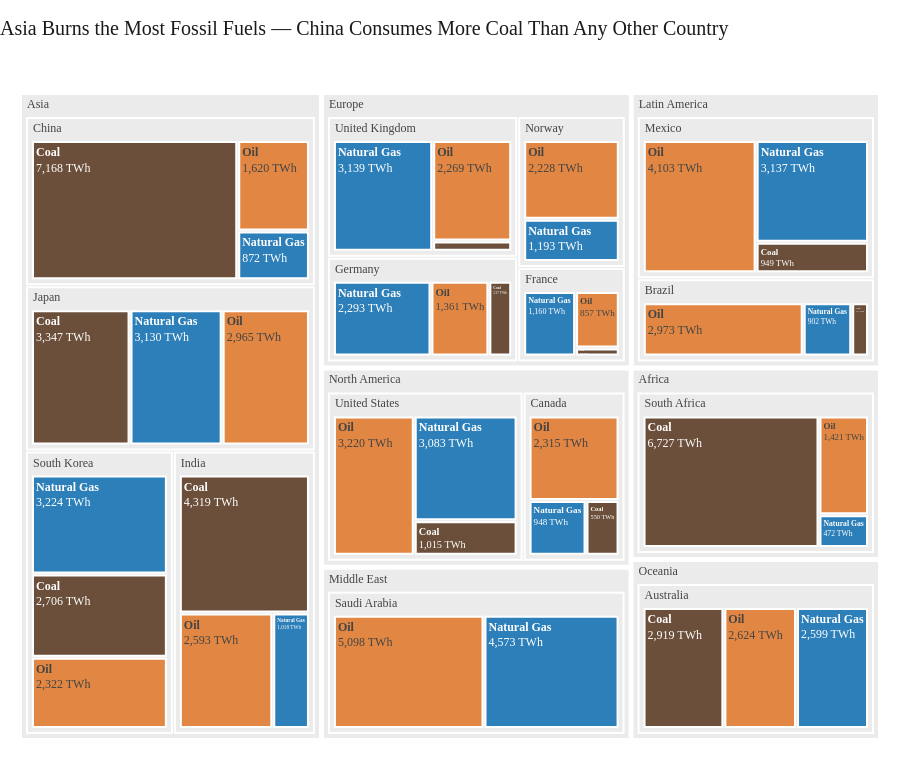

Notebook code for this chart:
### Markdown cell above
## Task 1 — Treemap: fossil fuel dependency by country

**What to build:** A treemap showing **fossil fuel TWh only**, broken down by Region → Country → Source (Coal / Oil / Natural Gas).

**Requirements:**
- Filter to fossil sources only before plotting
- Use `path=['Region', 'Country', 'Source']` for the hierarchy
- Colour encodes the fossil source type (Coal / Oil / Natural Gas) with a CVD-safe palette
- Show TWh values in labels — no percentages
- Grey out parent nodes (Region and Country level)
- Insight title naming which region or country is most fossil-dependent

> 💡 `df.loc[df['Source_Type'] == 'Fossil']`

### Code cell
# TASK 1 — Treemap: Fossil Fuel Dependency by Country

# Filter fossil fuels only
fossil = df.loc[df['Source_Type'] == 'Fossil'].copy()

COAL_COLOR  = '#6B4F3A'   # softened brown
OIL_COLOR   = '#E28743'   # medium-orange
GAS_COLOR   = '#2C7FB8'   # professional blue

PARENT_GREY = '#EBEBEB'

fossil_color_map = {
    'Coal': COAL_COLOR,
    'Oil': OIL_COLOR,
    'Natural Gas': GAS_COLOR,
}

fig = px.treemap(
    fossil,
    path=['Region', 'Country', 'Source'],
    values='TWh',
    color='Source',
    color_discrete_map=fossil_color_map,
    height=760,
)

leaf_colors = set(fossil_color_map.values())

node_colors = list(fig.data[0].marker.colors)

fig.data[0].marker.colors = [
    c if c in leaf_colors else PARENT_GREY
    for c in node_colors
]

fig.update_traces(

    texttemplate='<b>%{label}</b><br>%{value:,.0f} TWh',

    textfont=dict(
        family='Calibri',
        size=12
    ),

    marker=dict(
        line=dict(
            color='white',
            width=2
        )
    ),

    hovertemplate=(
        '<b>%{label}</b><br>'
        '%{value:,.0f} TWh'
        '<extra></extra>'
    ),
)

fig.update_layout(

    title=dict(
        text=(
            'Asia Burns the Most Fossil Fuels — '
            'China Consumes More Coal Than Any Other Country'
        ),

        font=dict(
            family='Calibri',
            size=20,
            color='#1A1A1A'
        ),

        x=0,
        xanchor='left'
    ),

    font=dict(
        family='Calibri',
        size=12,
        color='#1A1A1A'
    ),

    margin=dict(
        l=15,
        r=15,
        t=70,
        b=15
    ),

    paper_bgcolor='white',
)

fig.show()

### Figure 1 — Plotly figure (JSON) as saved in the notebook; plotly's stock layout.template omitted (floating-point values rounded to 4 significant figures)
{"data": [{"branchvalues": "total", "customdata": [["(?)"], ["(?)"], ["(?)"], ["(?)"], ["(?)"], ["(?)"], ["(?)"], ["(?)"], ["(?)"], ["(?)"], ["(?)"], ["(?)"], ["(?)"], ["(?)"], ["(?)"], ["(?)"], ["(?)"], ["(?)"], ["(?)"], ["(?)"], ["(?)"], ["(?)"], ["Coal"], ["Coal"], ["Coal"], ["Coal"], ["Coal"], ["Coal"], ["Coal"], ["Coal"], ["Coal"], ["Coal"], ["Coal"], ["Coal"], ["Coal"], ["Natural Gas"], ["Natural Gas"], ["Natural Gas"], ["Natural Gas"], ["Natural Gas"], ["Natural Gas"], ["Natural Gas"], ["Natural Gas"], ["Natural Gas"], ["Natural Gas"], ["Natural Gas"], ["Natural Gas"], ["Natural Gas"], ["Natural Gas"], ["Natural Gas"], ["Oil"], ["Oil"], ["Oil"], ["Oil"], ["Oil"], ["Oil"], ["Oil"], ["Oil"], ["Oil"], ["Oil"], ["Oil"], ["Oil"], ["Oil"], ["Oil"], ["Oil"]], "domain": {"x": [0, 1], "y": [0, 1]}, "hovertemplate": "<b>%{label}</b><br>%{value:,.0f} TWh<extra></extra>", "ids": ["Africa", "North America/United States", "Asia/China", "Europe/Germany", "Europe/France", "Europe/United Kingdom", "Asia/India", "Latin America/Brazil", "Oceania/Australia", "Middle East", "Asia/South Korea", "Asia/Japan", "Middle East/Saudi Arabia", "Africa/South Africa", "North America/Canada", "Latin America/Mexico", "North America", "Asia", "Europe", "Latin America", "Oceania", "Europe/Norway", "Latin America/Mexico/Coal", "North America/Canada/Coal", "Africa/South Africa/Coal", "Asia/South Korea/Coal", "North America/United States/Coal", "Latin America/Brazil/Coal", "Europe/France/Coal", "Asia/India/Coal", "Asia/Japan/Coal", "Asia/China/Coal", "Europe/Germany/Coal", "Europe/United Kingdom/Coal", "Oceania/Australia/Coal", "Europe/United Kingdom/Natural Gas", "Europe/Germany/Natural Gas", "Asia/India/Natural Gas", "Asia/Japan/Natural Gas", "Latin America/Brazil/Natural Gas", "Latin America/Mexico/Natural Gas", "North America/Canada/Natural Gas", "Africa/South Africa/Natural Gas", "Oceania/Australia/Natural Gas", "Middle East/Saudi Arabia/Natural Gas", "Europe/Norway/Natural Gas", "North America/United States/Natural Gas", "Asia/South Korea/Natural Gas", "Asia/China/Natural Gas", "Europe/France/Natural Gas", "Asia/China/Oil", "Europe/Germany/Oil", "North America/United States/Oil", "Asia/Japan/Oil", "Europe/United Kingdom/Oil", "Asia/India/Oil", "Latin America/Brazil/Oil", "Latin America/Mexico/Oil", "North America/Canada/Oil", "Oceania/Australia/Oil", "Africa/South Africa/Oil", "Europe/Norway/Oil", "Asia/South Korea/Oil", "Europe/France/Oil", "Middle East/Saudi Arabia/Oil"], "labels": ["Africa", "United States", "China", "Germany", "France", "United Kingdom", "India", "Brazil", "Australia", "Middle East", "South Korea", "Japan", "Saudi Arabia", "South Africa", "Canada", "Mexico", "North America", "Asia", "Europe", "Latin America", "Oceania", "Norway", "Coal", "Coal", "Coal", "Coal", "Coal", "Coal", "Coal", "Coal", "Coal", "Coal", "Coal", "Coal", "Coal", "Natural Gas", "Natural Gas", "Natural Gas", "Natural Gas", "Natural Gas", "Natural Gas", "Natural Gas", "Natural Gas", "Natural Gas", "Natural Gas", "Natural Gas", "Natural Gas", "Natural Gas", "Natural Gas", "Natural Gas", "Oil", "Oil", "Oil", "Oil", "Oil", "Oil", "Oil", "Oil", "Oil", "Oil", "Oil", "Oil", "Oil", "Oil", "Oil"], "marker": {"colors": ["#EBEBEB", "#EBEBEB", "#EBEBEB", "#EBEBEB", "#EBEBEB", "#EBEBEB", "#EBEBEB", "#EBEBEB", "#EBEBEB", "#EBEBEB", "#EBEBEB", "#EBEBEB", "#EBEBEB", "#EBEBEB", "#EBEBEB", "#EBEBEB", "#EBEBEB", "#EBEBEB", "#EBEBEB", "#EBEBEB", "#EBEBEB", "#EBEBEB", "#6B4F3A", "#6B4F3A", "#6B4F3A", "#6B4F3A", "#6B4F3A", "#6B4F3A", "#6B4F3A", "#6B4F3A", "#6B4F3A", "#6B4F3A", "#6B4F3A", "#6B4F3A", "#6B4F3A", "#2C7FB8", "#2C7FB8", "#2C7FB8", "#2C7FB8", "#2C7FB8", "#2C7FB8", "#2C7FB8", "#2C7FB8", "#2C7FB8", "#2C7FB8", "#2C7FB8", "#2C7FB8", "#2C7FB8", "#2C7FB8", "#2C7FB8", "#E28743", "#E28743", "#E28743", "#E28743", "#E28743", "#E28743", "#E28743", "#E28743", "#E28743", "#E28743", "#E28743", "#E28743", "#E28743", "#E28743", "#E28743"], "line": {"color": "white", "width": 2}}, "name": "", "parents": ["", "North America", "Asia", "Europe", "Europe", "Europe", "Asia", "Latin America", "Oceania", "", "Asia", "Asia", "Middle East", "Africa", "North America", "Latin America", "", "", "", "", "", "Europe", "Latin America/Mexico", "North America/Canada", "Africa/South Africa", "Asia/South Korea", "North America/United States", "Latin America/Brazil", "Europe/France", "Asia/India", "Asia/Japan", "Asia/China", "Europe/Germany", "Europe/United Kingdom", "Oceania/Australia", "Europe/United Kingdom", "Europe/Germany", "Asia/India", "Asia/Japan", "Latin America/Brazil", "Latin America/Mexico", "North America/Canada", "Africa/South Africa", "Oceania/Australia", "Middle East/Saudi Arabia", "Europe/Norway", "North America/United States", "Asia/South Korea", "Asia/China", "Europe/France", "Asia/China", "Europe/Germany", "North America/United States", "Asia/Japan", "Europe/United Kingdom", "Asia/India", "Latin America/Brazil", "Latin America/Mexico", "North America/Canada", "Oceania/Australia", "Africa/South Africa", "Europe/Norway", "Asia/South Korea", "Europe/France", "Middle East/Saudi Arabia"], "textfont": {"family": "Calibri", "size": 12}, "texttemplate": "<b>%{label}</b><br>%{value:,.0f} TWh", "type": "treemap", "values": [8620.0, 7318.0, 9660.0, 4191.0, 2137.0, 5638.0, 7930.0, 4187.0, 8142.0, 9671.0, 8252.0, 9442.0, 9671.0, 8620.0, 3813.0, 8189.0, 11130.0, 35280.0, 15390.0, 12380.0, 8142.0, 3421.0, 949.0, 550.0, 6727.0, 2706.0, 1015.0, 312.0, 120.0, 4319.0, 3347.0, 7168.0, 537.0, 230.0, 2919.0, 3139.0, 2293.0, 1018.0, 3130.0, 902.0, 3137.0, 948.0, 472.0, 2599.0, 4573.0, 1193.0, 3083.0, 3224.0, 872.0, 1160.0, 1620.0, 1361.0, 3220.0, 2965.0, 2269.0, 2593.0, 2973.0, 4103.0, 2315.0, 2624.0, 1421.0, 2228.0, 2322.0, 857.0, 5098.0]}], "layout": {"font": {"color": "#1A1A1A", "family": "Calibri", "size": 12}, "height": 760, "legend": {"tracegroupgap": 0}, "margin": {"b": 15, "l": 15, "r": 15, "t": 70}, "paper_bgcolor": "white", "title": {"font": {"color": "#1A1A1A", "family": "Calibri", "size": 20}, "text": "Asia Burns the Most Fossil Fuels — China Consumes More Coal Than Any Other Country", "x": 0, "xanchor": "left"}}}
